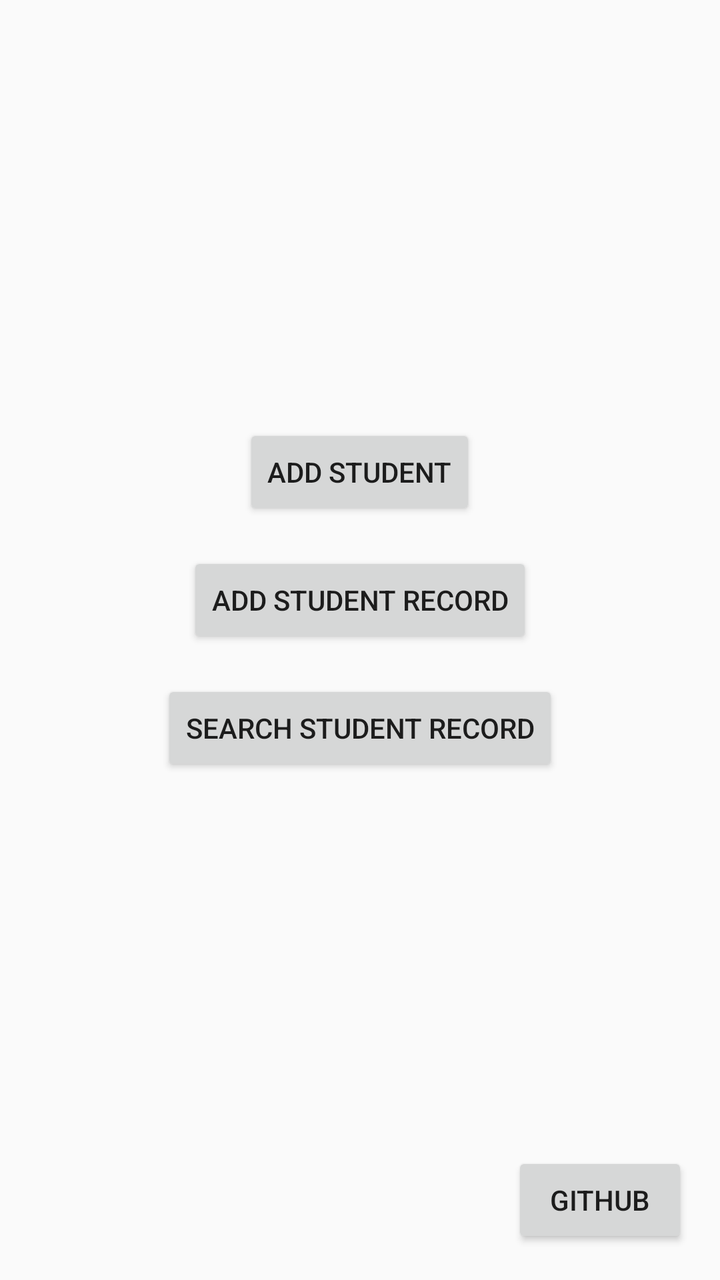
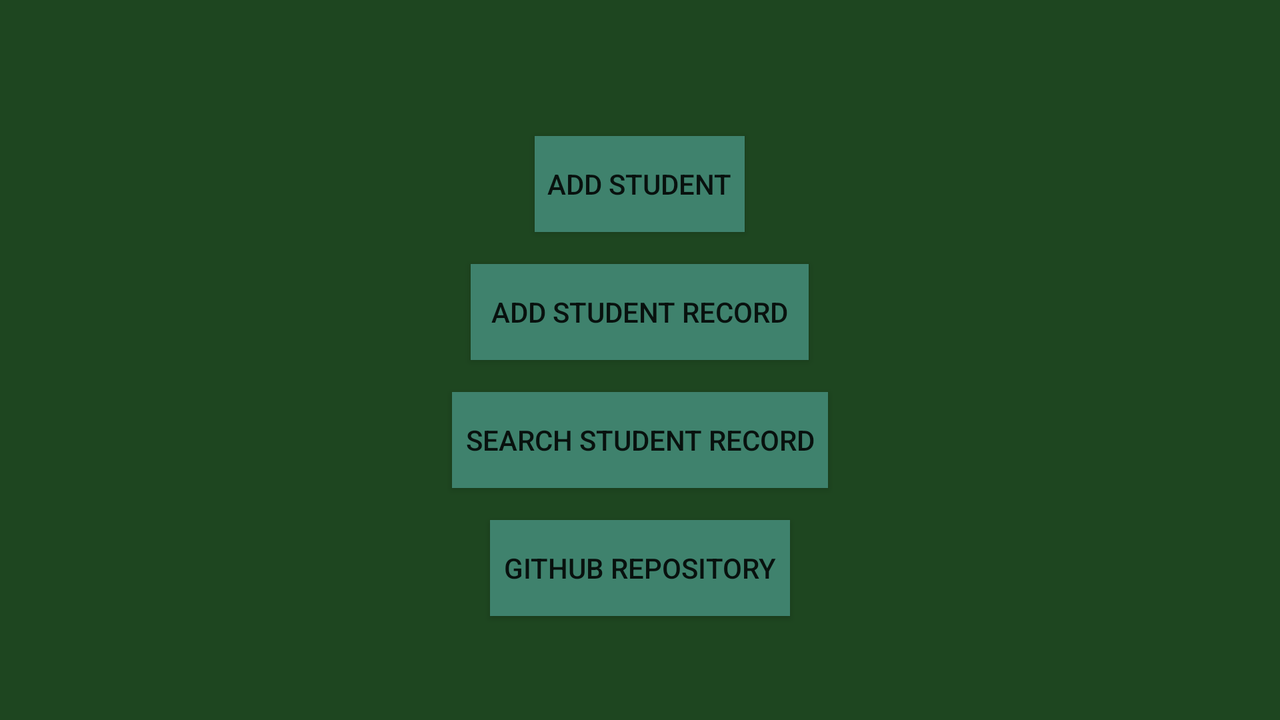

An Android layout and its configuration variant, each rendered on a device that would load it. The default file and the variant file are quoted in full after the pictures.
<!-- AndroidManifest.xml: application theme Theme.MadrassaManagemnetSystem -->
<!-- res/layout/activity_main.xml -->
<LinearLayout xmlns:android="http://schemas.android.com/apk/res/android"
    xmlns:tools="http://schemas.android.com/tools"
    android:layout_width="match_parent"
    android:layout_height="match_parent"
    android:orientation="vertical"
    tools:context=".MainActivity">

    <androidx.appcompat.widget.Toolbar
        android:id="@+id/toolbar"
        android:layout_width="match_parent"
        android:layout_height="?attr/actionBarSize"
        android:elevation="4dp"
        android:theme="@style/ThemeOverlay.AppCompat.ActionBar" />

    <LinearLayout
        android:layout_width="match_parent"
        android:layout_height="0dp"
        android:layout_weight="1"
        android:gravity="center"
        android:orientation="vertical">

        <Button
            android:id="@+id/btnAddStudent"
            android:layout_width="wrap_content"
            android:layout_height="wrap_content"
            android:text="Add Student"
            android:layout_marginBottom="16dp" />

        <Button
            android:id="@+id/btnAddStudentRecord"
            android:layout_width="wrap_content"
            android:layout_height="wrap_content"
            android:text="Add Student Record"
            android:layout_marginBottom="16dp" />

        <Button
            android:id="@+id/btnSearchStudentRecord"
            android:layout_width="wrap_content"
            android:layout_height="wrap_content"
            android:text="Search Student Record"
            android:layout_marginBottom="16dp" />

    </LinearLayout>

    <Button
        android:id="@+id/btnGitHub"
        android:layout_width="wrap_content"
        android:layout_height="wrap_content"
        android:text="GitHub"
        android:layout_gravity="end|bottom"
        android:layout_margin="16dp" />

</LinearLayout>
<!-- resources referenced by this layout -->
<resources>
  <style name="Theme.MadrassaManagemnetSystem" parent="Theme.AppCompat.Light.NoActionBar">
          
          
          <item name="colorPrimaryVariant">@color/purple_700</item>
          <item name="colorOnPrimary">@color/white</item>
          <item name="colorPrimary">#1e4620</item>
          
          <item name="colorSecondary">@color/teal_200</item>
          <item name="colorSecondaryVariant">@color/teal_700</item>
          <item name="colorOnSecondary">@color/black</item>
          
          <item name="android:statusBarColor">?attr/colorPrimaryVariant</item>
          
      </style>
  <color name="purple_700">#FF3700B3</color>
  <color name="white">#FFFFFFFF</color>
  <color name="teal_200">#FF03DAC5</color>
  <color name="teal_700">#FF018786</color>
  <color name="black">#FF000000</color>
</resources>
<!-- res/layout-land/activity_main.xml (the repository's variant of the layout above) -->
<!-- drawn on the phone turned sideways -->
<LinearLayout xmlns:android="http://schemas.android.com/apk/res/android"
    android:layout_width="match_parent"
    android:layout_height="match_parent"
    android:orientation="vertical"
    android:background="@color/backgrouncolor"
    android:gravity="center">

    
    <Button
        android:id="@+id/addStudentButton"
        android:layout_width="105dp"
        android:layout_height="wrap_content"
        android:layout_gravity="center_horizontal"
        android:layout_marginTop="16dp"
        android:background="#3F826D"
        android:text="Add Student" />

    
    <Button
        android:id="@+id/addStudentRecordButton"
        android:layout_width="169dp"
        android:layout_height="wrap_content"
        android:layout_gravity="center_horizontal"
        android:layout_marginTop="16dp"
        android:background="#3F826D"
        android:text="Add Student Record" />

    
    <Button
        android:id="@+id/searchStudentButton"
        android:layout_width="188dp"
        android:layout_height="wrap_content"
        android:layout_gravity="center_horizontal"
        android:layout_marginTop="16dp"
        android:background="#3F826D"
        android:text="Search Student Record" />

    

    <Button
        android:id="@+id/gitHubButton"
        android:layout_width="150dp"
        android:layout_height="wrap_content"
        android:layout_gravity="center_horizontal"
        android:layout_marginTop="16dp"
        android:background="#3F826D"
        android:text="GitHub Repository" />

</LinearLayout>
<!-- resources referenced by the variant -->
<!-- as the phone turned sideways resolves them -->
<resources>
  <color name="backgrouncolor">#1e4620</color>
  <style name="Theme.MadrassaManagemnetSystem" parent="Theme.AppCompat.Light.NoActionBar">
          
          
          <item name="colorPrimaryVariant">@color/purple_700</item>
          <item name="colorOnPrimary">@color/white</item>
          <item name="colorPrimary">#1e4620</item>
          
          <item name="colorSecondary">@color/teal_200</item>
          <item name="colorSecondaryVariant">@color/teal_700</item>
          <item name="colorOnSecondary">@color/black</item>
          
          <item name="android:statusBarColor">?attr/colorPrimaryVariant</item>
          
      </style>
  <color name="purple_700">#FF3700B3</color>
  <color name="white">#FFFFFFFF</color>
  <color name="teal_200">#FF03DAC5</color>
  <color name="teal_700">#FF018786</color>
  <color name="black">#FF000000</color>
</resources>
